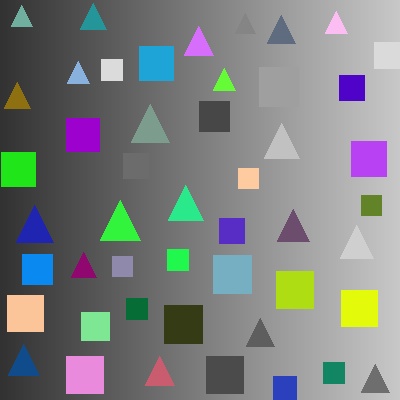
#> input picture images/edge_detect3.png, 400 x 400 px
$ python detect4.py
#> lines starting #> are read from the running program, lines starting #| are printed output that depends on the picture
import cv2
import numpy as np
import matplotlib.pyplot as plt
from sklearn.cluster import KMeans

# Read the image
image = cv2.imread('images/edge_detect3.png')
#> image is the input picture: shape (400, 400, 3); mean B, G, R 127.6, 128.7, 124.4

# Convert image from BGR (OpenCV) to RGB (Matplotlib)
image_rgb = cv2.cvtColor(image, cv2.COLOR_BGR2RGB)

# Flatten the image to a 2D array of pixels (each pixel is a row of RGB values)
pixels = image_rgb.reshape((-1, 3))

# Use KMeans to cluster the colors (we can choose the number of clusters)
kmeans = KMeans(n_clusters=5, random_state=42)
kmeans.fit(pixels)

# Get the most frequent colors (centroids of the clusters)
colors = kmeans.cluster_centers_

# Count the frequency of each color (labels from KMeans)
labels = kmeans.labels_
unique, counts = np.unique(labels, return_counts=True)
color_frequencies = dict(zip(unique, counts))

# Show the most frequent colors as bars in a histogram
plt.figure(figsize=(8, 6))
plt.bar(range(len(color_frequencies)), list(color_frequencies.values()), color=np.array(colors / 255), width=0.8)
plt.xticks(range(len(color_frequencies)), [f'Color {i}' for i in color_frequencies.keys()])
plt.xlabel('Color Clusters')
plt.ylabel('Frequency')
plt.title('Most Frequent Colors in the Image')
plt.show()
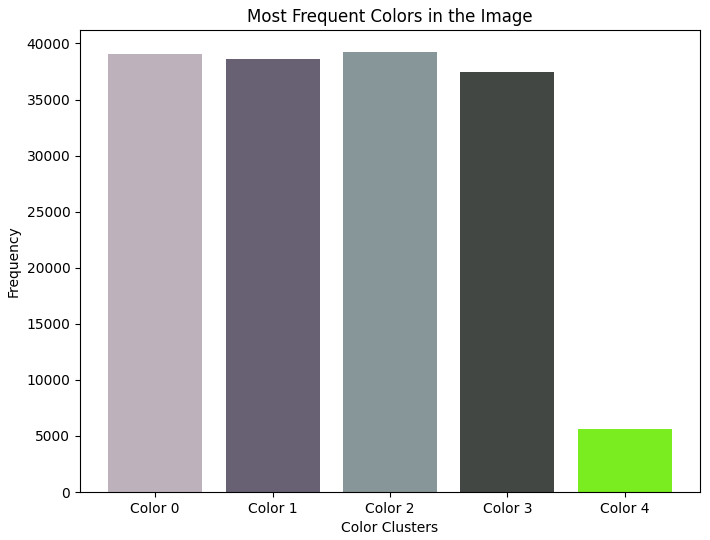
#> figure drawn by matplotlib, 1 panel; tallest bar 39239 high, from x = 1.6 to 2.4

# Also, plot the histograms of individual RGB channels
plt.figure(figsize=(10, 6))

# Plot Red Channel Histogram
plt.subplot(131)
plt.hist(image_rgb[:, :, 0].ravel(), bins=256, color='red', alpha=0.7)
plt.title('Red Channel Histogram')

# Plot Green Channel Histogram
plt.subplot(132)
plt.hist(image_rgb[:, :, 1].ravel(), bins=256, color='green', alpha=0.7)
plt.title('Green Channel Histogram')

# Plot Blue Channel Histogram
plt.subplot(133)
plt.hist(image_rgb[:, :, 2].ravel(), bins=256, color='blue', alpha=0.7)
plt.title('Blue Channel Histogram')

plt.tight_layout()
plt.show()
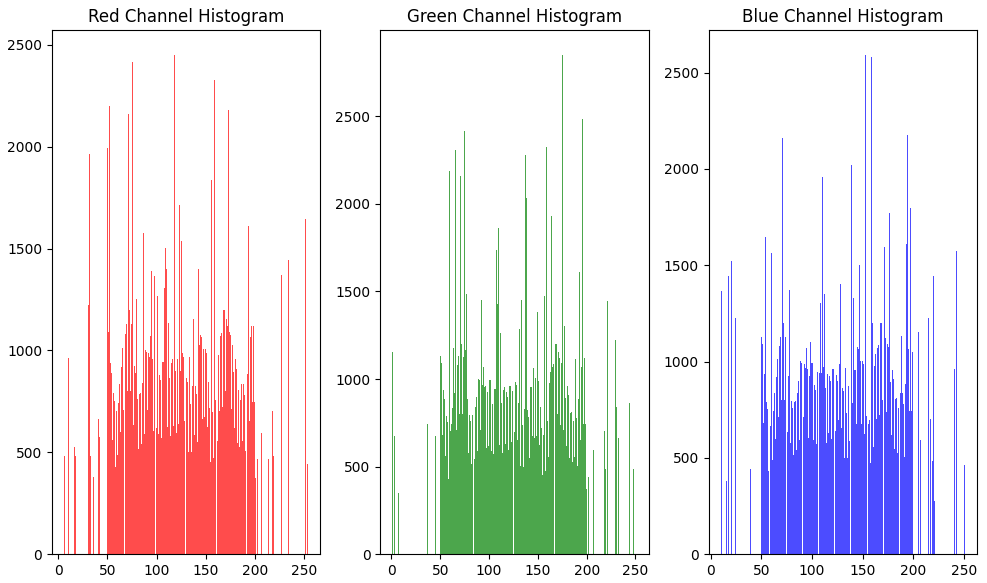
#> figure drawn by matplotlib, 3 panels; panel 1: tallest bar 2448 high, from x = 117.4 to 118.4; panel 2: tallest bar 2848 high, from x = 174.8 to 175.8; panel 3: tallest bar 2590 high, from x = 152.2 to 153.1
